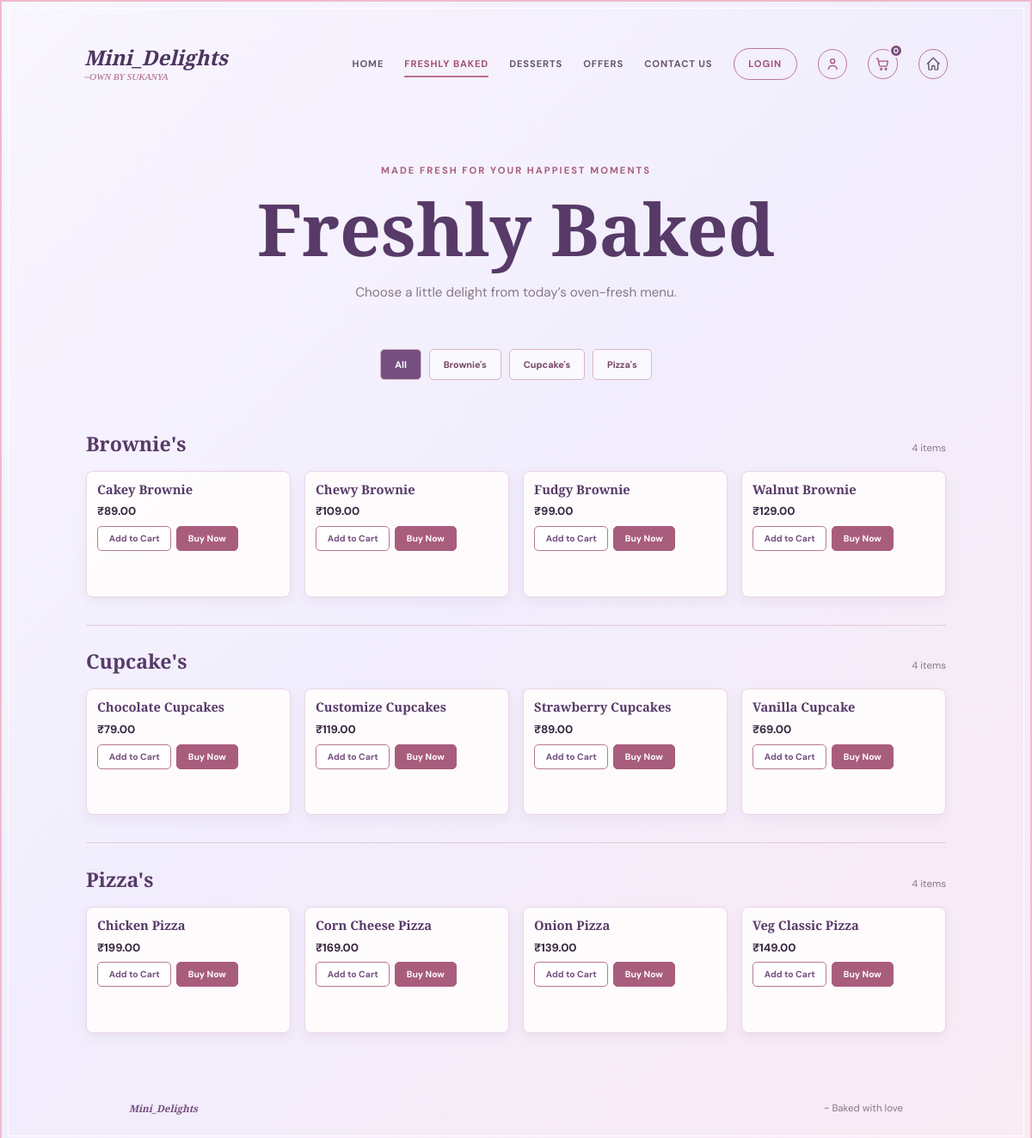
The app's page /freshly-baked/ with its own data.
### app/models.py (models this page shows, shortened)
class Item(models.Model):
	class MenuGroup(models.TextChoices):
		BROWNIES = 'brownie-menu', "Brownie's"
		CUPCAKES = 'cupcake-menu', "Cupcake's"
		PIZZAS = 'pizza-menu', "Pizza's"
		OTHER = 'other-menu', 'Other'
	name = models.CharField(max_length=160)
	description = models.TextField(blank=True)
	image = models.ImageField(upload_to='items/', blank=True)
	image_url = models.URLField(max_length=500, blank=True)
	menu_group = models.CharField(max_length=20, choices=MenuGroup.choices, blank=True, default='')
	price = models.DecimalField(max_digits=10, decimal_places=2, validators=[MinValueValidator(0)])
	discount = models.DecimalField(
		max_digits=5,
		decimal_places=2,
		default=0,
		validators=[MinValueValidator(0), MaxValueValidator(100)],
		help_text='Discount percentage, from 0 to 100.',
	)
	count = models.PositiveIntegerField(default=0, help_text='Available stock quantity.')
	category = models.CharField(max_length=80, db_index=True)
	tags = models.JSONField(default=list, blank=True)
	is_available = models.BooleanField(default=True)
	created_at = models.DateTimeField(auto_now_add=True)
	updated_at = models.DateTimeField(auto_now=True)
	class Meta:
		ordering = ['name']

### app/views.py (the view)
# urls.py: path('freshly-baked/', views.freshly_baked, name='freshly-baked'),
@ensure_csrf_cookie
def freshly_baked(request):
    freshly_baked_items = Item.objects.filter(
        category='freshly-baked',
        is_available=True,
    ).order_by('menu_group', 'name')
    items_by_group = {}
    for item in freshly_baked_items:
        menu_group = item.menu_group or Item.MenuGroup.OTHER
        items_by_group.setdefault(menu_group, []).append(item)
    menu_groups = [
        {
            'slug': menu_group,
            'label': label,
            'items': items_by_group[menu_group],
        }
        for menu_group, label in Item.MenuGroup.choices
        if menu_group in items_by_group
    ]
    return render(request, 'freshly_baked.html', {
        'freshly_baked_items': freshly_baked_items,
        'menu_groups': menu_groups,
    })

### templates/freshly_baked.html (shortened to what this page needs)
<!DOCTYPE html>
{% load static %}
<html lang="en">
<head>
	<link rel="stylesheet" href="{% static 'style.css' %}?v=20261001e">
</head>
<body class="freshly-page">
	<main class="freshly-shell">
		<header class="freshly-header">
			<a class="freshly-brand" href="{% url 'home' %}">
				<strong>Mini_Delights</strong>
				<span>~Own By Sukanya</span>
			</a>
			{% include 'partials/site_navigation.html' %}
		</header>
		<section class="freshly-hero" aria-labelledby="freshly-title">
			<p class="freshly-kicker">Made fresh for your happiest moments</p>
			<h1 id="freshly-title">Freshly Baked</h1>
			<p>Choose a little delight from today’s oven-fresh menu.</p>
		</section>
		<div class="menu-filters" aria-label="Filter menu categories">
			<button class="active" type="button" data-filter="all" aria-pressed="true">All</button>
			{% for group in menu_groups %}<button type="button" data-filter="{{ group.slug }}" aria-pressed="false">{{ group.label }}</button>{% endfor %}
		</div>
		<section class="delivery-menu" aria-label="Freshly baked food menu" data-cart-category="freshly-baked">
			{% for group in menu_groups %}
			<div class="delivery-group" id="{{ group.slug }}" data-menu-group="{{ group.slug }}">
				<div class="delivery-group-heading"><h2>{{ group.label }}</h2><span>{{ group.items|length }} items</span></div>
				<div class="delivery-grid">
					{% for item in group.items %}
					<article class="delivery-card">
						<div class="delivery-card-body">
							<h3>{{ item.name }}</h3>
							<strong>₹{{ item.price|floatformat:2 }}</strong>
							<div class="card-actions"><button type="button" data-action="add">Add to Cart</button><button type="button" class="buy-button" data-action="buy">Buy Now</button></div>
						</div>
					</article>
					{% endfor %}
				</div>
			</div>
			{% empty %}<p>No items available</p>
			{% endfor %}
		</section>
		<footer class="freshly-footer"><span>Mini_Delights</span><span>~ Baked with love</span></footer>
	</main>
</body>
</html>

### templates/partials/site_navigation.html (shortened to what this page needs)
<nav class="home-nav" aria-label="Main navigation">
	<a class="{% if request.resolver_match.url_name == 'home' %}active{% endif %}" href="{% url 'home' %}">Home</a>
	<a class="{% if request.resolver_match.url_name == 'freshly-baked' or request.resolver_match.url_name == 'brownies' or request.resolver_match.url_name == 'cupcakes' %}active{% endif %}" href="{% url 'freshly-baked' %}">Freshly Baked</a>
	<a class="{% if request.resolver_match.url_name == 'desserts' %}active{% endif %}" href="{% url 'desserts' %}">Desserts</a>
	<a class="{% if request.resolver_match.url_name == 'offers' or request.resolver_match.url_name == 'pizzas' %}active{% endif %}" href="{% url 'offers' %}">Offers</a>
	<a class="{% if request.resolver_match.url_name == 'contact' %}active{% endif %}" href="{% url 'contact' %}">Contact Us</a>
	{% if user.is_authenticated %}
		<span class="nav-user">Hi, {{ user.first_name|default:user.username }}</span>
		<a class="login-link" href="{% url 'logout' %}">Logout</a>
	{% else %}
		<a class="login-link {% if request.resolver_match.url_name == 'login-page' or request.resolver_match.url_name == 'register' %}active{% endif %}" href="{% url 'login-page' %}">Login</a>
	{% endif %}
	<a class="profile-link {% if request.resolver_match.url_name == 'profile' %}active{% endif %}" href="{% url 'profile' %}" aria-label="Open profile page">
		<svg viewBox="0 0 24 24" aria-hidden="true"><circle cx="12" cy="8" r="3.2"/><path d="M5.5 20c.8-3.4 3-5.2 6.5-5.2s5.7 1.8 6.5 5.2"/></svg>
	</a>
	<button class="cart-link" id="cart-button" type="button" aria-expanded="false" aria-controls="cart-panel" aria-label="Open shopping cart">
		<svg viewBox="0 0 24 24" aria-hidden="true"><path d="M3 4h2l2.1 10.2a2 2 0 0 0 2 1.6h7.8a2 2 0 0 0 1.9-1.4L20 8H6"/><circle cx="10" cy="20" r="1.2"/><circle cx="17" cy="20" r="1.2"/></svg>
		<span class="cart-count" id="cart-count">0</span>
	</button>
	<a class="back-home-link" href="{% url 'home' %}" aria-label="Back to Home">
		<svg viewBox="0 0 24 24" aria-hidden="true"><path d="M3 12l9-9 9 9"/><path d="M5 10v10a1 1 0 0 0 1 1h3a1 1 0 0 0 1-1v-4a1 1 0 0 1 1-1h2a1 1 0 0 1 1 1v4a1 1 0 0 0 1 1h3a1 1 0 0 0 1-1V10"/></svg>
	</a>
</nav>

### records on screen
Item: name "Cakey Brownie", price "89.00"
Item: name "Chewy Brownie", price "109.00"
Item: name "Fudgy Brownie", price "99.00"
Item: name "Walnut Brownie", price "129.00"
Item: name "Chocolate Cupcakes", price "79.00"
Item: name "Customize Cupcakes", price "119.00"
Item: name "Strawberry Cupcakes", price "89.00"
Item: name "Vanilla Cupcake", price "69.00"
Item: name "Chicken Pizza", price "199.00"
Item: name "Corn Cheese Pizza", price "169.00"
Item: name "Onion Pizza", price "139.00"
Item: name "Veg Classic Pizza", price "149.00"

### other values on screen
{{ group.label }} "Brownie's" "Cupcake's" "Pizza's"
{{ group.items|length }} "4" "4" "4"
